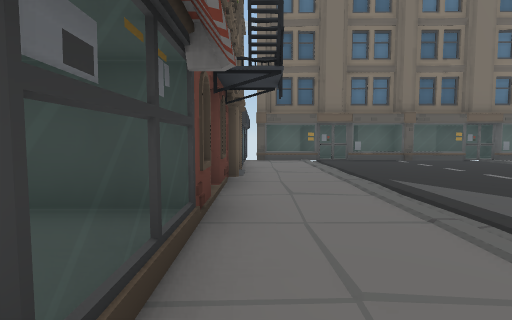
view 1 (above)

24 first-person views from a walk through a Unity game level. The camera is 1.4 m above the floor, tilts 4° down and sees 80° across. The floor is counted in squares, 2 m on a side. Each view is taken from the middle of a square. On the plan, view 1 faces up. The plan holds only what a view shows up to about 10 squares ahead; the rest is blank. The place goes on beyond the plan. The player character is not drawn. Some surface patterns are stand-ins.

view 2
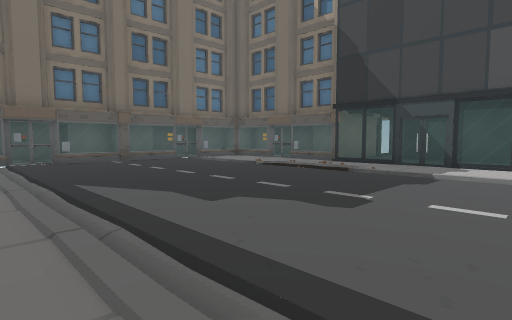

view 3
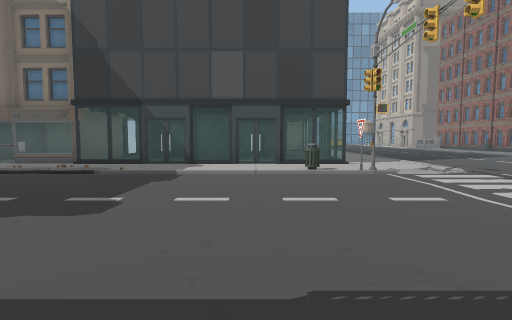

view 4
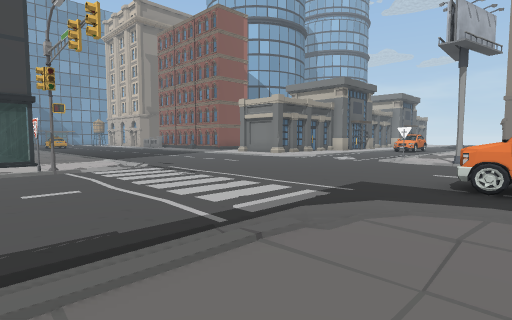

view 5
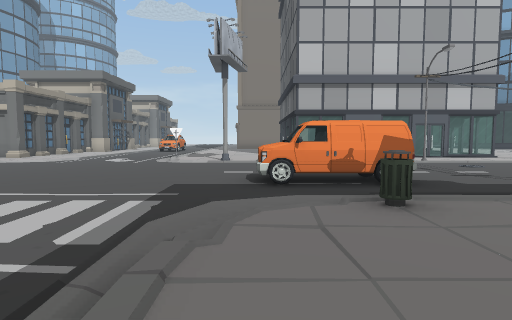

view 6
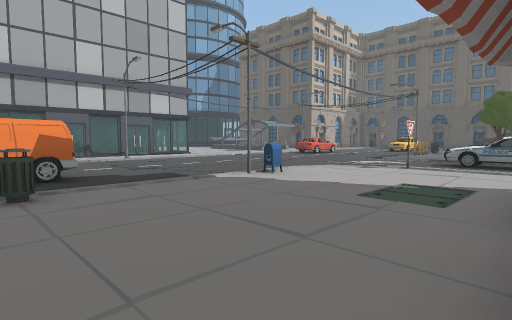

view 7
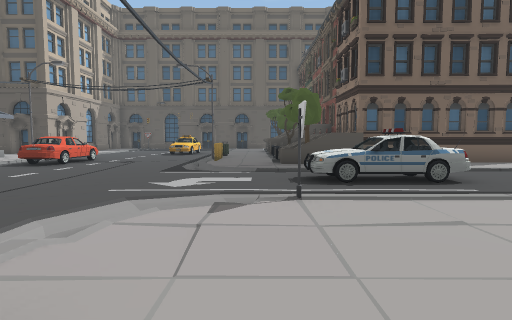

view 8
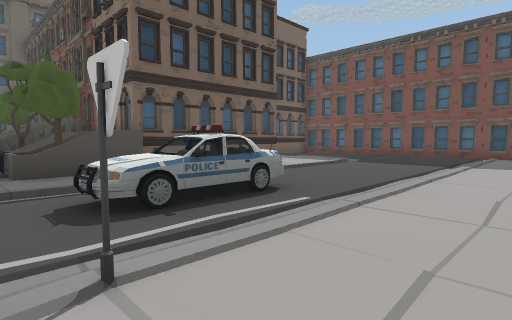

view 9
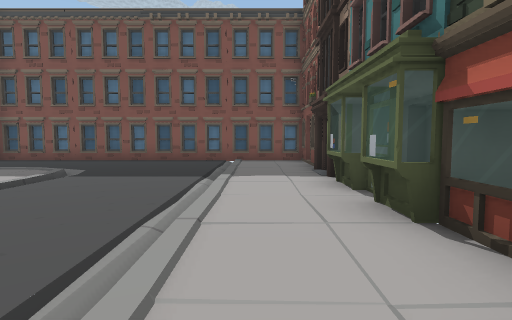

view 10
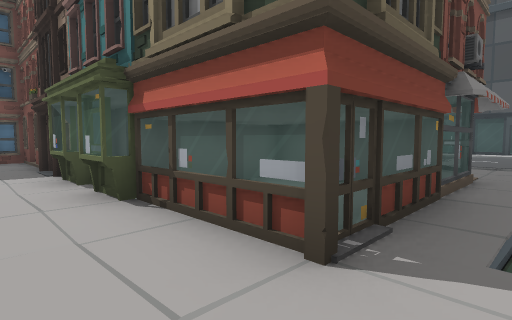

view 11
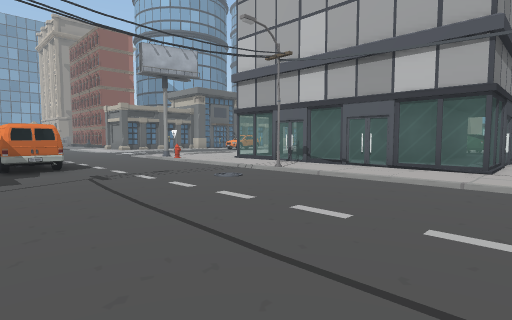

view 12
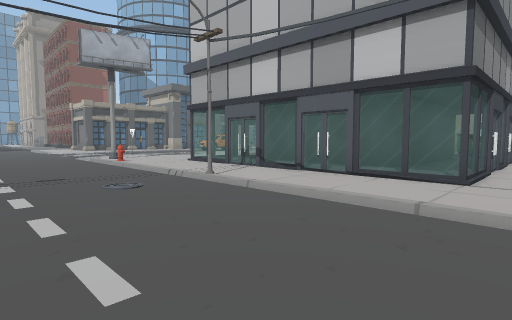

view 13
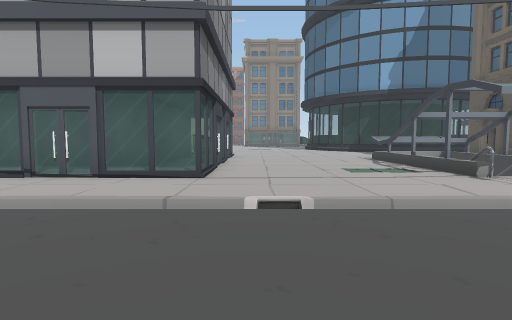

view 14
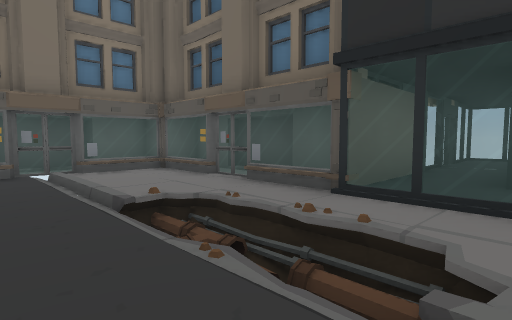

view 15
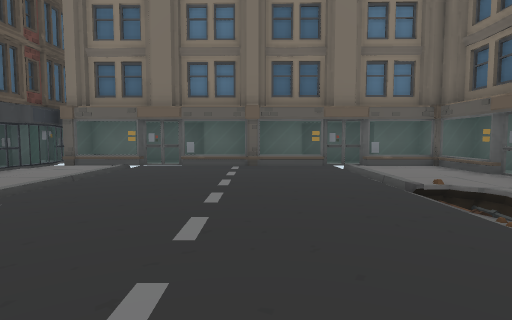

view 16
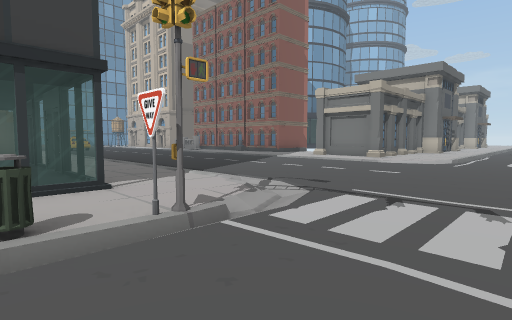

view 17
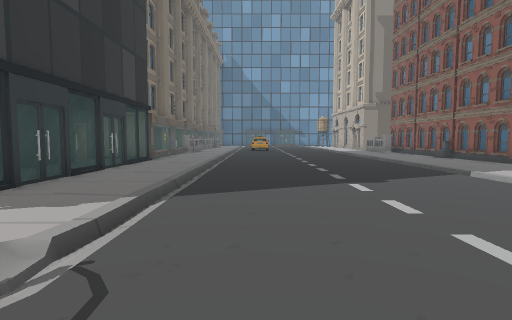

view 18
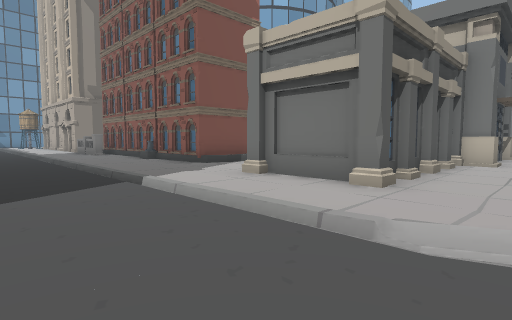

view 19
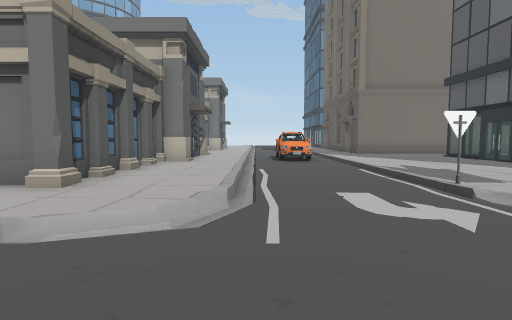

view 20
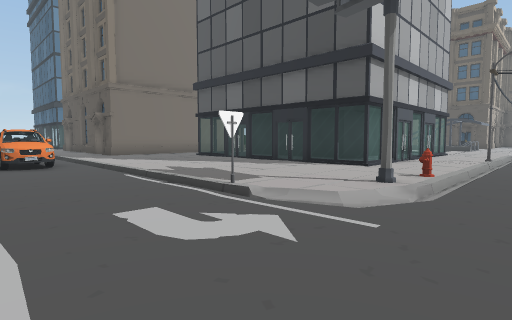

view 21
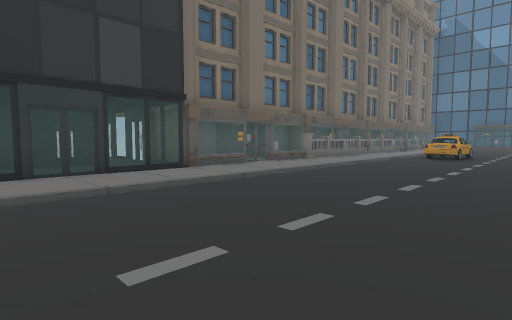

view 22
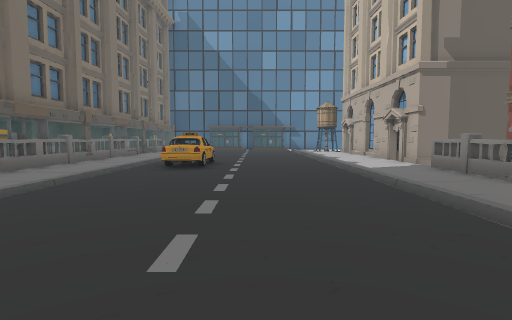

view 23
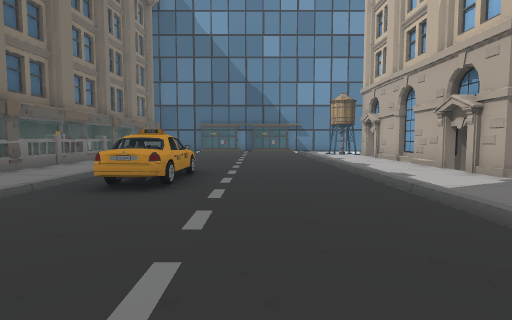

view 24
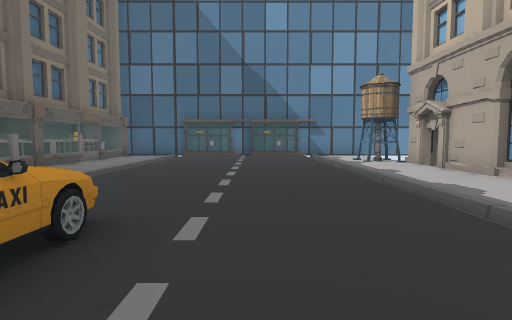

### Floor plan
Key: @ floor where view 1 was taken; # wall or solid block; . main floor; : floor 0.25 m higher than the main floor; - floor 0.25 m lower than the main floor; _ floor 1 m lower than the main floor; / step, stairs or slope; = window, fence, low wall or low ledge; v drop or lower ground; S sign; A van; P planter; C car; M mailbox; H hydrant; T tower; O other object.
Columns run from 14 left of view 1 to 34 right of it. Each row starts with its distance up from view 1.
 11              O###########
 10 #########O   OO=##=#=#==##
  9  ......  O   O  ......  =OO
  8  ......  O   O  ...../  =OO
  7  ...... .O  OO. .....//.=O
  6   ..... OO  OOO ...../_.OO
  5   ..... OO   O  .....//.# ####==
  4 OO  ...  O   O  ...../#.=......=
  3 O#  ... OO  OO  .....//.=#
  2 O#  ...  =###=  ......  ##
  1 OO  ...  =:# =  ......  =#     =
  0  #P CC.. ==#==@.......  =#    .#
 -1 P#P CC.. ...  ........O =## ##.#       #  #### ##
 -2 P#P .CS ....    .....S..====##=#====#==#======##=
 -3   ....... .   ..........              ...... .=.
 -4 O..-.....M#   O.........
 -5 ......... #..............................  ......
 -6 .............AAA......................OOO........
 -7 ...............A........................O........
 -8 CCC..............................................
 -9  CC..............................................
-10  .............////...............................
-11                H#./.....                        T
-12 O     ...       ../......           OO. .O     TT
-13 ##..  ==##====    S...  #OO   ##    ##v ########
-14 ##..  =.#####=     ...  #OO             #
-15  #..  ###   #=     ...  #O
-16  #    =#     =     ...  #OO
-17  #    ##     #     ...  #O
-18       ##     =     CC. OO
-19        #           CC

Where each view was taken, in squares from view 1:
view 1: 0 up, 0 right, facing up
view 2: 0 up, 1 right, facing up-right
view 3: 0 up, 1 right, facing right
view 4: 1 down, 0 right, facing down-right
view 5: 1 down, 1 right, facing down
view 6: 0 up, 0 right, facing down-left
view 7: 3 down, 4 left, facing left
view 8: 3 down, 6 left, facing up-left
view 9: 0 up, 7 left, facing up
view 10: 1 down, 7 left, facing up-right
view 11: 5 down, 9 left, facing down-right
view 12: 7 down, 9 left, facing down-right
view 13: 7 down, 9 left, facing down
view 14: 3 up, 6 right, facing up-right
view 15: 2 up, 5 right, facing up
view 16: 1 down, 5 right, facing down-right
view 17: 6 down, 7 right, facing right
view 18: 8 down, 8 right, facing down-right
view 19: 8 down, 7 right, facing down
view 20: 9 down, 7 right, facing down-left
view 21: 9 down, 13 right, facing up-right
view 22: 8 down, 17 right, facing right
view 23: 8 down, 20 right, facing right
view 24: 8 down, 24 right, facing right
